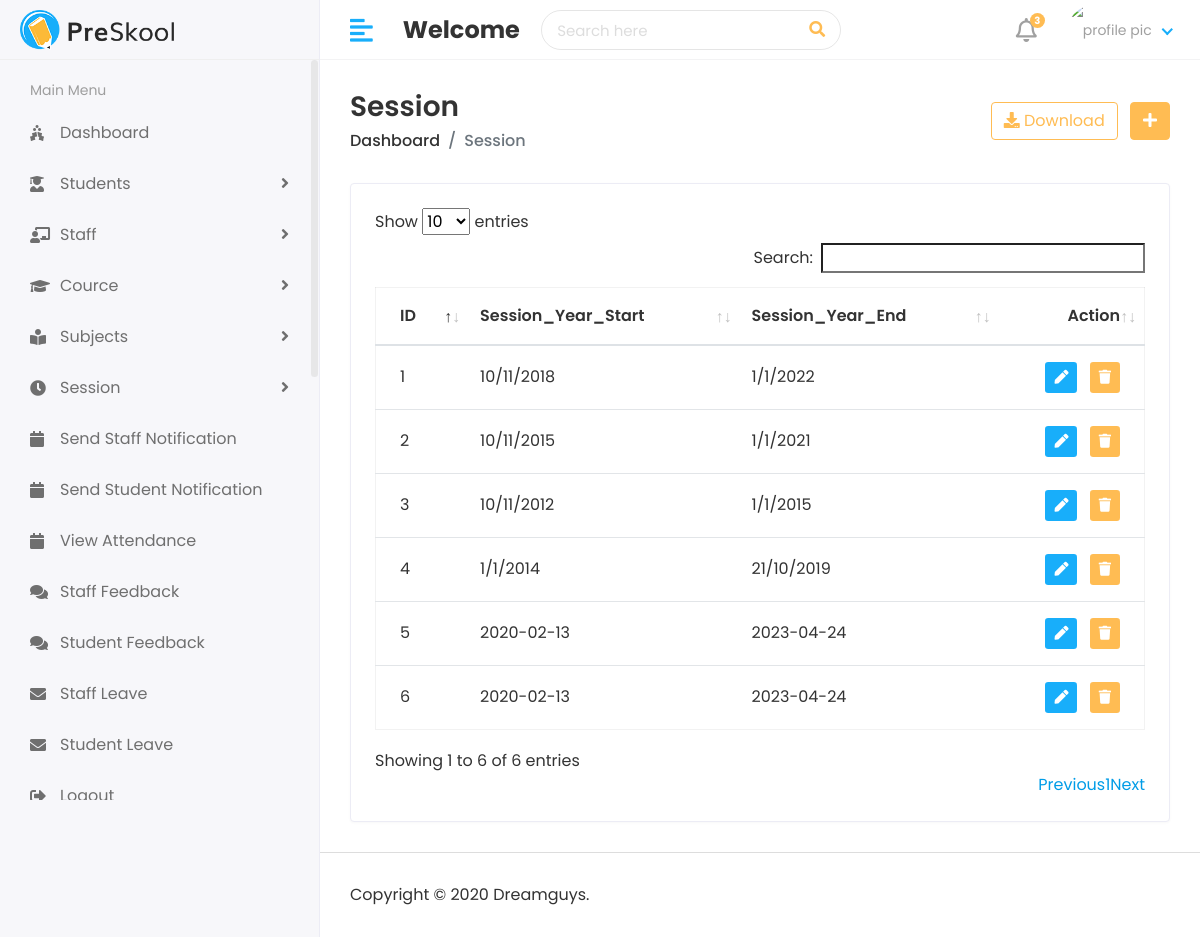
The page /hod/view-session/ on the database as committed earlier.
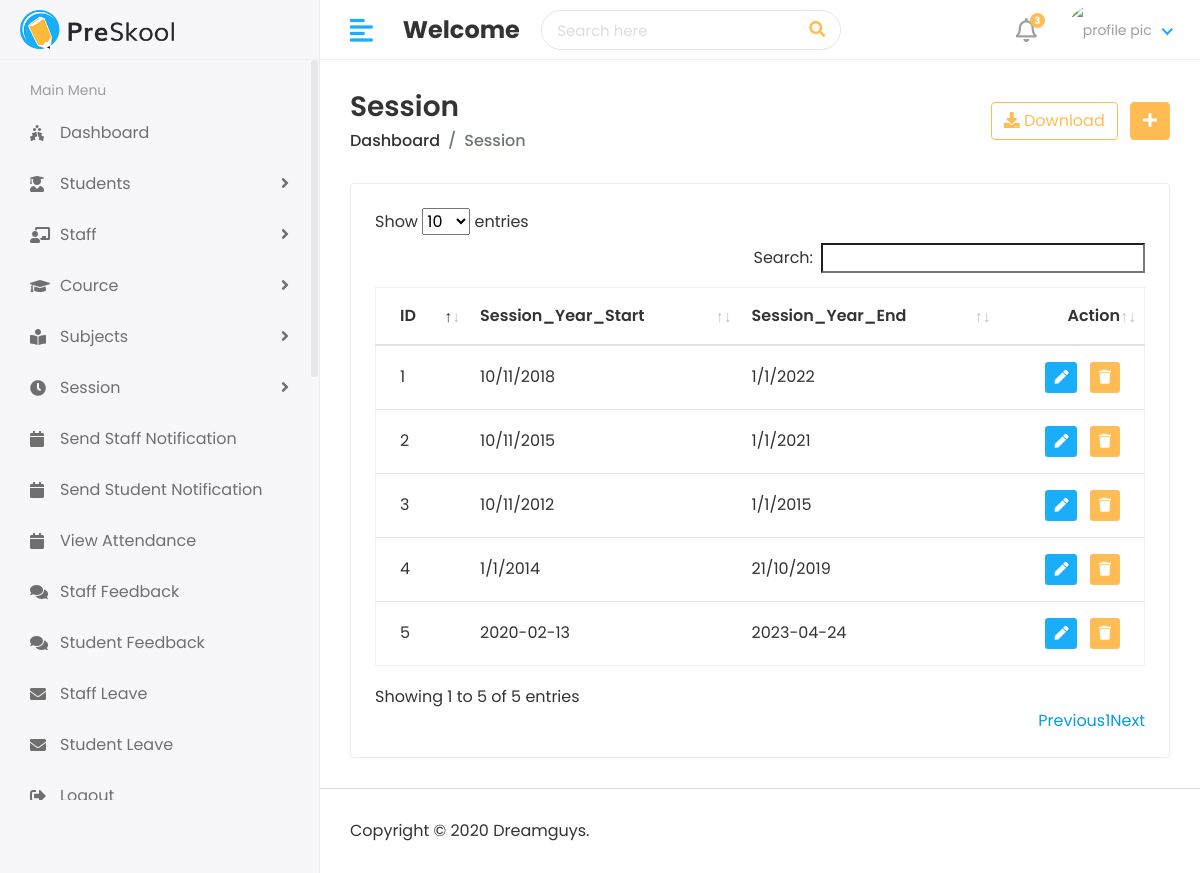
The same page on the database as committed later.
### app_attendance_system/models.py (models this page shows, shortened)
class Session_Year(models.Model):
    session_start= models.CharField(max_length=100)
    session_end= models.CharField(max_length=100)

### app_attendance_system/views.py (the view)
# urls.py: path('hod/view-session/', views.ViewSession, name='view-session'),
def ViewSession(request):
    session = Session_Year.objects.all()
    context={
        'session':session
    }
    return render(request,'hod/view_session.html',context)

### templates/hod/view_session.html (shortened to what this page needs)
{% extends "layouts/master.html" %}
{% load static %}
{%block content %}
<div class="content container-fluid">
    <div class="page-header">
       <div class="row align-items-center">
          <div class="col">
             <h3 class="page-title">Session</h3>
             <ul class="breadcrumb">
                <li class="breadcrumb-item"><a href="index.html">Dashboard</a></li>
                <li class="breadcrumb-item active">Session</li>
             </ul>
          </div>
          <div class="col-auto text-right float-right ml-auto">
             <a href="#" class="btn btn-outline-primary mr-2"><i class="fas fa-download"></i> Download</a>
             <a href="add-student.html" class="btn btn-primary"><i class="fas fa-plus"></i></a>
          </div>
       </div>
    </div>
    <div class="row">
       <div class="col-sm-12">
          <div class="card card-table">
             <div class="card-body">
                <div class="table-responsive">
                   <table class="table table-hover table-center mb-0 "  id="table_id">
                      <thead>
                         <tr>
                            <th>ID</th>
                            <th>Session_Year_Start</th>
                            <th>Session_Year_End</th>
                            <th class="text-right">Action</th>
                         </tr>
                      </thead>
                      <tbody>
                        {% for i in session %}
                         <tr>
                            <td>{{ forloop.counter }}</td>
                            <td>{{i.session_start}}</td>
                            <td>{{i.session_end}}</td>
                            <td class="text-right">
                               <div class="actions">
                                  <a href="{% url 'edit-session' i.id%}" class="btn btn-sm bg-success-light mr-2">
                                  <i class="fas fa-pen"></i>
                                  </a>
                                  <a href="{% url 'delete-session' i.id %}" class="btn btn-sm bg-danger-light">
                                  <i class="fas fa-trash"></i>
                                  </a>
                               </div>
                            </td>
                         </tr>
                         {% endfor %}
                      </tbody>
                   </table>
                </div>
             </div>
          </div>
       </div>
    </div>
 </div>
{% endblock %}

Rows that differ between the two databases and show on the page:
removed Session_Year: session_start "2020-02-13", session_end "2023-04-24"
Other text that changed with them:
text written by a page script: "Show entries Search: Showing 1 to 6 of 6 entries Previous 1 Next" → "Show entries Search: Showing 1 to 5 of 5 entries Previous 1 Next"
